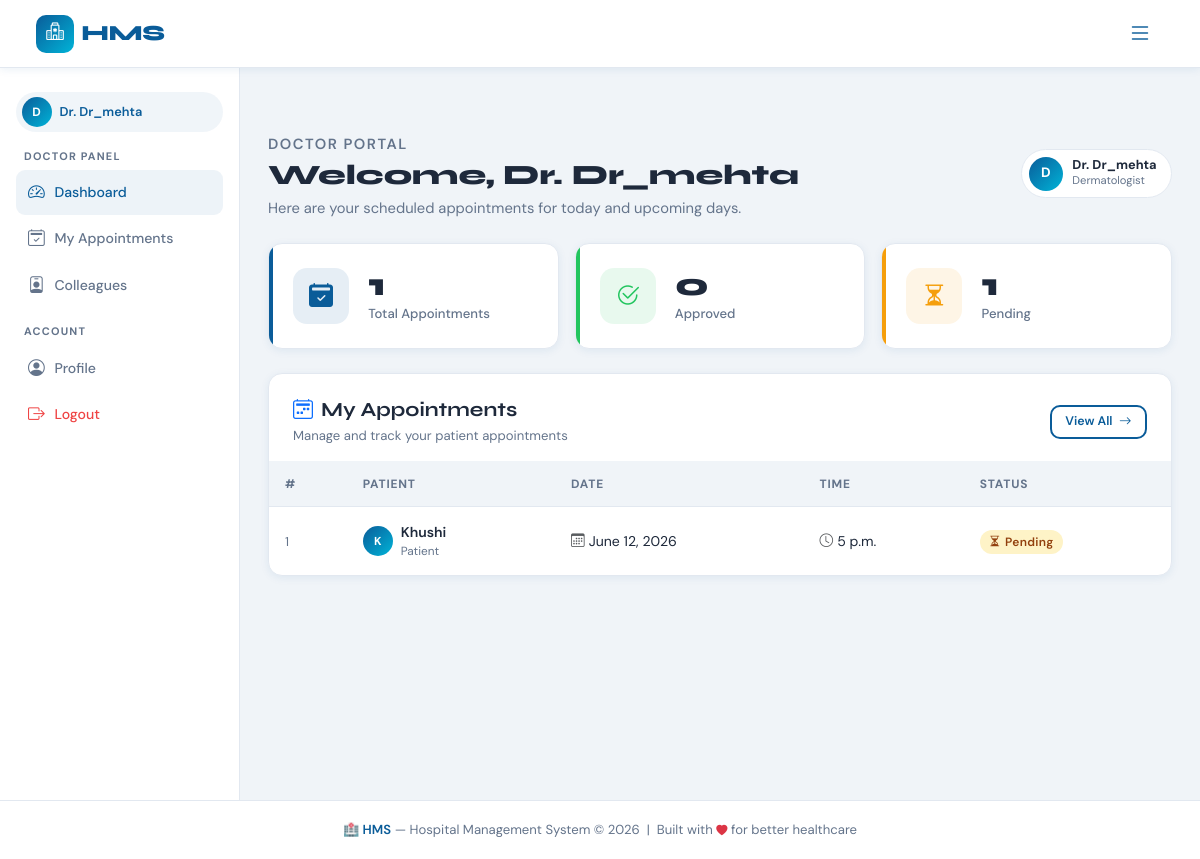
The page / (signed in) on the database as committed earlier.
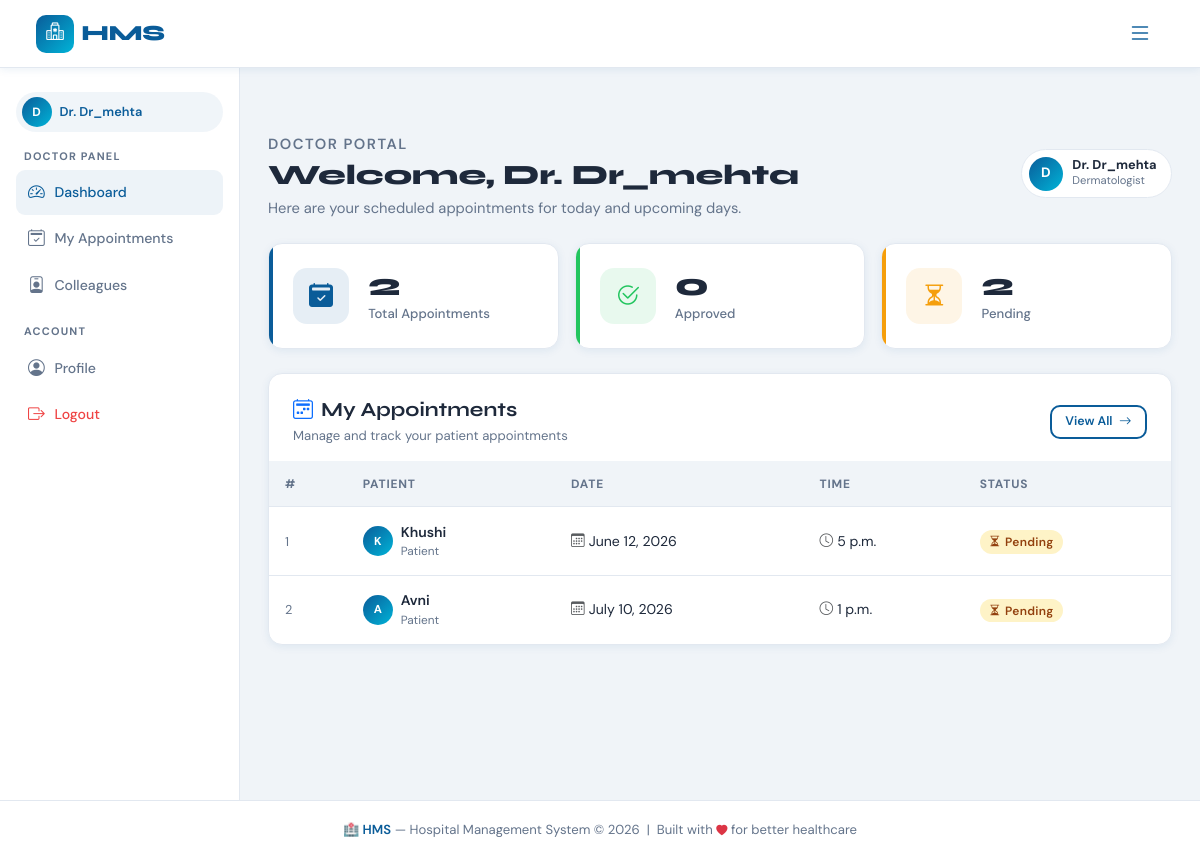
The same page on the database as committed later.
### appointments/models.py (models this page shows, shortened)
class Appointment(models.Model):
    STATUS_CHOICES = (
        ('Pending', 'Pending'),
        ('Approved', 'Approved'),
        ('Completed', 'Completed'),
        ('Cancelled', 'Cancelled'),
    )
    doctor = models.ForeignKey(Doctor, on_delete=models.CASCADE)
    patient = models.ForeignKey(Patient, on_delete=models.CASCADE)
    date = models.DateField()
    time = models.TimeField()
    status = models.CharField(max_length=20, choices=STATUS_CHOICES, default='Pending')

### patients/models.py (models this page shows, shortened)
class Patient(models.Model):
    user = models.OneToOneField(User, on_delete=models.CASCADE)
    age = models.IntegerField()
    gender = models.CharField(max_length=10)
    phone = models.CharField(max_length=15)

### accounts/models.py (models this page shows)
class User(AbstractUser):
    ROLE_CHOICES = (
        ('admin', 'Admin'),
        ('doctor', 'Doctor'),
        ('patient', 'Patient'),
    )
    role = models.CharField(max_length=10, choices=ROLE_CHOICES)

### core/views.py (the view, shortened to what this page needs)
# urls.py: path('', dashboard, name='dashboard'),
@login_required(login_url='login')
def dashboard(request):
    user = request.user
    if user.role == 'admin':
        context = {
            'total_doctors': Doctor.objects.count(),
            'total_patients': Patient.objects.count(),
            'total_appointments': Appointment.objects.count(),
            'appointments': Appointment.objects.all().order_by('-id')[:5],
            'status_items': [
                {
                    'label': 'Database',
                    'value': 'Online',
                    'ok': True
                },
                {
                    'label': 'Booking System',
                    'value': 'Active',
                    'ok': True
                },
                {
                    'label': 'Notifications',
                    'value': 'Pending',
                    'ok': False
                },
            ]
        }
        return render(
            request,
            'dashboards/admin.html',
            context
        )
    elif user.role == 'doctor':
        doctor = Doctor.objects.get(user=user)
        appointments = Appointment.objects.filter(
            doctor=doctor
        )
        approved_count = appointments.filter(
            status='Approved'
        ).count()
        pending_count = appointments.filter(
            status='Pending'
        ).count()
        context = {
            'doctor': doctor,
            'appointments': appointments,
            'approved_count': approved_count,
            'pending_count': pending_count,
        }
        return render(
            request,
            'dashboards/doctor.html',
            context
        )
    return redirect('login')

### templates/dashboards/doctor.html (shortened to what the changed rows need)
{% extends 'base.html' %}
{% block content %}
<div class="hms-layout">
  <main class="hms-content">
    <div class="page-header fade-up">
      <div class="d-flex align-items-center justify-content-between flex-wrap gap-2">
        <div>
          <h1>Welcome, Dr. {{ user.username }}</h1>
        </div>
      </div>
    </div>
    <div class="row g-3 mb-4">
      <div class="col-sm-4 fade-up fade-up-d1">
        <div class="stat-card blue">
          <div>
            <div class="stat-value">{{ appointments|length }}</div>
            <div class="stat-label">Total Appointments</div>
          </div>
        </div>
      </div>
      <div class="col-sm-4 fade-up fade-up-d3">
        <div class="stat-card amber">
          <div>
            <div class="stat-value">
              {{ pending_count  }}
            </div>
            <div class="stat-label">Pending</div>
          </div>
        </div>
      </div>
    </div>
    <div class="hms-card p-0 overflow-hidden fade-up fade-up-d2">
      <div class="table-responsive">
        <table class="hms-table">
          <thead>
            <tr>
              <th>#</th>
              <th>Patient</th>
              <th>Date</th>
              <th>Time</th>
              <th>Status</th>
            </tr>
          </thead>
          <tbody>
            {% for appt in appointments %}
            <tr>
              <td style="color:var(--hms-muted);font-size:.8rem">{{ forloop.counter }}</td>
              <td>
                <div class="d-flex align-items-center gap-2">
                  <div class="nav-avatar" style="width:30px;height:30px;font-size:.72rem">
                    {{ appt.patient.user.username|first|upper }}
                  </div>
                  <div>
                    <div style="font-weight:600;font-size:.88rem">{{ appt.patient.user.username }}</div>
                    <div style="font-size:.74rem;color:var(--hms-muted)">Patient</div>
                  </div>
                </div>
              </td>
              <td>
                <div class="d-flex align-items-center gap-1">
                  <i class="bi bi-calendar3 text-muted" style="font-size:.85rem"></i>
                  <span>{{ appt.date }}</span>
                </div>
              </td>
              <td>
                <div class="d-flex align-items-center gap-1">
                  <i class="bi bi-clock text-muted" style="font-size:.85rem"></i>
                  <span>{{ appt.time }}</span>
                </div>
              </td>
              <td>
                {% if appt.status == 'Approved' %}
                  <span class="hms-badge badge-approved">
                    <i class="bi bi-check-circle-fill me-1"></i>Approved
                  </span>
                {% elif appt.status == 'Pending' %}
                  <span class="hms-badge badge-pending">
                    <i class="bi bi-hourglass-split me-1"></i>Pending
                  </span>
                {% else %}
                  <span class="hms-badge badge-cancelled">
                    <i class="bi bi-x-circle-fill me-1"></i>Cancelled
                  </span>
                {% endif %}
              </td>
            </tr>
            {% endfor %}
          </tbody>
        </table>
      </div>
    </div>
  </main>
</div>
{% endblock %}

Rows that differ between the two databases and show on the page:
added Appointment: patient.user.username|first "A", patient.user.username "Avni", date "July 10, 2026", time "1 p.m.", status "Pending" (drawn)
Other text that changed with them:
{{ appointments|length }}: "1" → "2"
{{ pending_count }}: "1" → "2"
